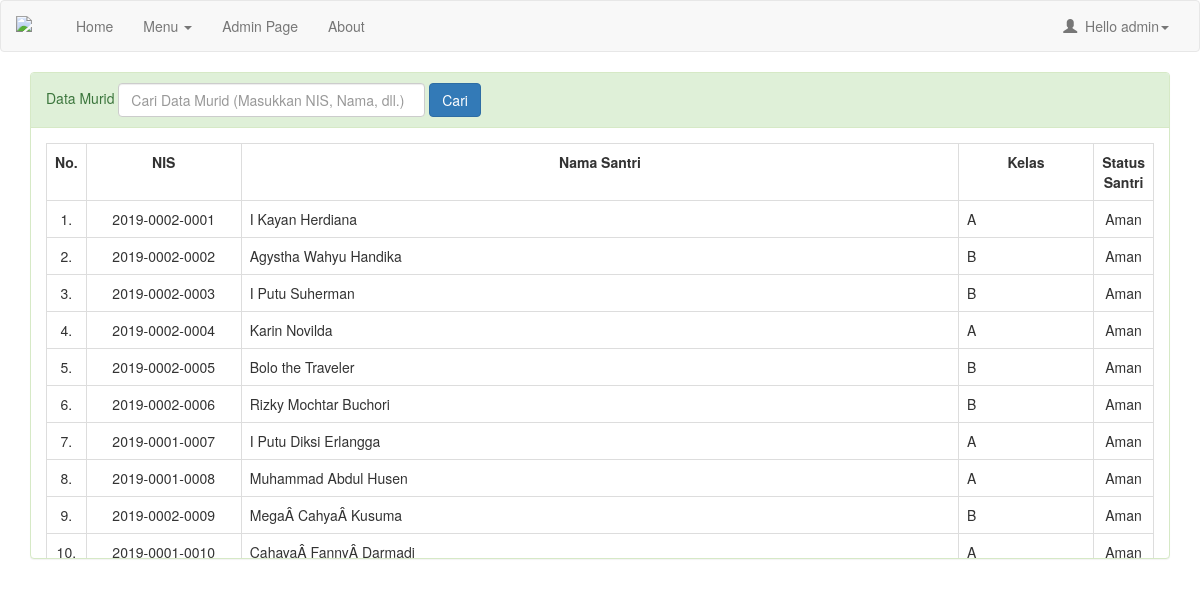
Page /admin/index.php?m=datasantri (signed in) on the committed database.
### tables this page shows
CREATE TABLE `tbsantri` (
  `IdSantri` int(11) NOT NULL,
  `NIS` varchar(20) NOT NULL,
  `TglInput` date NOT NULL,
  `Nama` varchar(50) NOT NULL,
  `NamaLengkap` varchar(100) NOT NULL,
  `JenisKelamin` int(2) NOT NULL,
  `TempatLahir` varchar(40) NOT NULL,
  `TglLahir` date NOT NULL,
  `AnakKe` int(5) NOT NULL,
  `Dari` int(11) NOT NULL,
  `Bahasa` varchar(40) NOT NULL,
  `KebutuhanKhusus` varchar(30) NOT NULL,
  `SekolahTerakhir` varchar(20) NOT NULL,
  `NamaSekolah` varchar(50) NOT NULL,
  `AlamatSekolah` text NOT NULL,
  `TinggalDengan` varchar(30) NOT NULL,
  `NomorKK` varchar(50) NOT NULL,
  `NamaJalan` text NOT NULL,
  `RT` varchar(50) NOT NULL,
  `RW` varchar(50) NOT NULL,
  `Desa` varchar(50) NOT NULL,
  `Kecamatan` varchar(100) NOT NULL,
  `Kabupaten` varchar(100) NOT NULL,
  `Provinsi` varchar(100) NOT NULL,
  `StatusSantri` varchar(30) NOT NULL,
  `IdProgram` int(11) NOT NULL,
  `IdKelas` int(11) NOT NULL
);

CREATE TABLE `tbkelas` (
  `IdKelas` int(11) NOT NULL,
  `NamaKelas` varchar(50) NOT NULL,
  `TahunKelas` int(11) NOT NULL,
  `KeteranganKelas` text NOT NULL
);

### admin/datasantri.php (the view, shortened to what this page needs)
<?php
include 'config.php';
$q = mysqli_real_escape_string($conn, $_GET['q']);
if ($q!=''){
    $query = mysqli_query($conn, "SELECT * FROM tbsantri INNER JOIN tbkelas ON tbsantri.IdKelas=tbkelas.IdKelas WHERE NIS LIKE'%$q%' OR NamaLengkap LIKE'%$q%' OR NamaKelas LIKE'%$q%'OR Nama LIKE'%$q%'");
}else{
    $query = mysqli_query($conn, "SELECT * FROM tbsantri INNER JOIN tbkelas ON tbsantri.IdKelas=tbkelas.IdKelas");
}
?>
<div class="panel panel-success">
        <div class="panel-heading">
        <div class="form form-inline">
            <form>
            Data Murid
            <input type="text" class="form-control" name="q" size="35" placeholder="Cari Data Murid (Masukkan NIS, Nama, dll.)" value="<?php echo $q?>">
            <button type="submit" class="btn btn-primary">Cari</button>
            </form>
        </div>
        </div>
        <div class="panel-body" style="height:430px;overflow-y: auto;">
            <table class="table table-bordered table-hover">
                <tr>
                    <th width="2%" align="center" style="text-align: center">No. </th>
                    <th align="center" style="text-align: center">NIS</th>
                    <th align="center" style="text-align: center">Nama Santri </th>
                    <th align="center" style="text-align: center">Kelas</th>
                    <th align="center" style="text-align: center">Status Santri</th>
                </tr>
                <?php
                $no = 1;
                while ($data = mysqli_fetch_object($query)) {
                if ($data->IdSantri != ''){
                ?>
                <tr class="rowHref" data-href="index.php?m=datasantri_detail&ID=<?php echo $data->IdSantri?>">
                    <td align="center" width="2%"><?php echo $no++."."?></td>
                    <td align="center" width="15%"><?php echo $data->NIS?></td>
                    <td width="70%"><?php echo $data->NamaLengkap?></td>
                    <td width="70%"><?php echo $data->NamaKelas?></td>
                    <td style="text-align: center"><?php echo $data->StatusSantri?></td>
                </tr>
                <?php }else{?>
                    <tr>
                        <td><h3>Hasil untuk '<?php echo $q?>' Tidak Ditemukan</h3></td>
                    </tr>
                <?php }} ?>
            </table>
        </div>
    </div>

### assets/css/startmin.css (style rules this page uses)
body { background-color: #f8f8f8; }

### rows in the picture
tbsantri: NIS "2019-0002-0001", NamaLengkap "I Kayan Herdiana", IdKelas.NamaKelas "A", StatusSantri "Aman"
tbsantri: NIS "2019-0002-0002", NamaLengkap "Agystha Wahyu Handika", IdKelas.NamaKelas "B", StatusSantri "Aman"
tbsantri: NIS "2019-0002-0003", NamaLengkap "I Putu Suherman", IdKelas.NamaKelas "B", StatusSantri "Aman"
tbsantri: NIS "2019-0002-0004", NamaLengkap "Karin Novilda", IdKelas.NamaKelas "A", StatusSantri "Aman"
tbsantri: NIS "2019-0002-0005", NamaLengkap "Bolo the Traveler", IdKelas.NamaKelas "B", StatusSantri "Aman"
tbsantri: NIS "2019-0002-0006", NamaLengkap "Rizky Mochtar Buchori", IdKelas.NamaKelas "B", StatusSantri "Aman"
tbsantri: NIS "2019-0001-0007", NamaLengkap "I Putu Diksi Erlangga", IdKelas.NamaKelas "A", StatusSantri "Aman"
tbsantri: NIS "2019-0001-0008", NamaLengkap "Muhammad Abdul Husen", IdKelas.NamaKelas "A", StatusSantri "Aman"
tbsantri: NIS "2019-0002-0009", NamaLengkap "MegaÂ CahyaÂ Kusuma", IdKelas.NamaKelas "B", StatusSantri "Aman"
tbsantri: NIS "2019-0001-0010", NamaLengkap "CahayaÂ FannyÂ Darmadi", IdKelas.NamaKelas "A", StatusSantri "Aman"

### other values in the picture
$_SESSION['username'] "admin"
